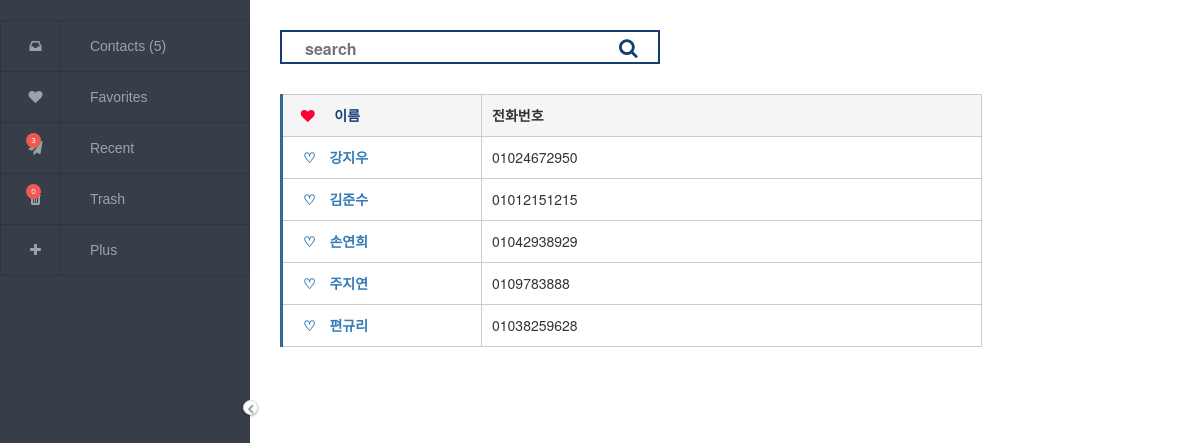
Before: / with the older database file.
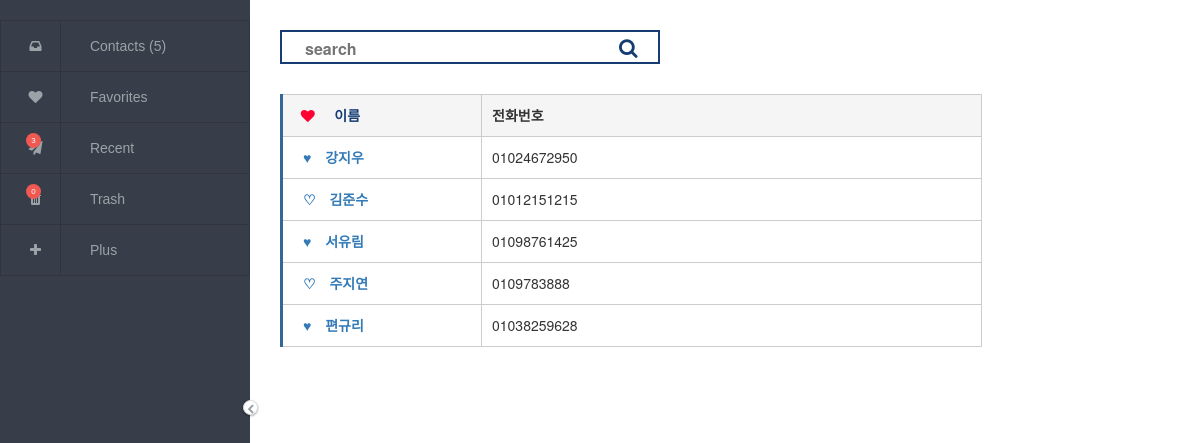
After: the same page with the newer database file.
### ADDRESSBOOK.py (models this page shows, shortened)
class PERSON(db.Model):
   id=db.Column(db.Integer, primary_key=True, unique=True, autoincrement=True)
   name=db.Column(db.String(50), nullable=False, default='')
   number=db.Column(db.String(50), nullable=False, default='')
   email=db.Column(db.String(50), nullable=False, default='')
   favorite=db.Column(db.String(10), default="♡")
   deleted=db.Column(db.Boolean, default=False)

### ADDRESSBOOK.py (the view)
@app.route("/")
def main():
	return render_template('main.html', ADDRESSBOOK=PERSON.query.filter_by(deleted=False).order_by("name").all(), contact_count=PERSON.query.filter_by(deleted=False).count(),trashcount=PERSON.query.filter_by(deleted=True).count())

### templates/main.html (shortened to what this page needs)
<!doctype html>
<html lang="kr">
   <head>
<link rel="stylesheet" href="http://netdna.bootstrapcdn.com/font-awesome/4.3.0/css/font-awesome.min.css" />
<link rel="stylesheet" href="http://maxcdn.bootstrapcdn.com/bootstrap/3.3.7/css/bootstrap.min.css" />
<link rel="stylesheet" href="{{ url_for('static', filename='css/main.css')}}"/>
<link rel="stylesheet" href="https://maxcdn.bootstrapcdn.com/font-awesome/4.7.0/css/font-awesome.min.css" />
</head>
<body>
<nav>
   <label for="menu_state"><i class="fa"></i></label>
   <ul>
      <li>
         <a href="/">
            <i class="fa fa-inbox"></i>
            <span>Contacts ({{contact_count}})</span>
         </a>
      </li>
      <li>
         <a href="/favorite">
            <i class="fa fa-heart"></i>
            <span>Favorites</span>
         </a>
      </li>
      <li data-content="3" class="unread">
         <a href="/recent">
            <i class="fa fa-paper-plane"></i>
            <span>Recent</span>
         </a>
      </li>
      <li data-content={{trashcount}} class="unread">
         <a href="/trash">
            <i class="fa fa-trash"></i>
            <span>Trash</span>
         </a>
      </li>
      <li>
         <a href="/new">
            <i class="fa fa-plus"></i>
            <span>Plus</span>
         </a>
      </li>
   </ul>
</nav>
<main>
   <div>
       <span>
      <form class="search-bar" action="/search" method="POST">
         <input type='text' name='string' class='input_text' placeholder='search'>
         <a type="submit" class="fa fa-search" style = "color:#153d73; font-size: 20px"></a>
         </form>
</span>
        <table class="contact_list">
        <tbody>
          <tr>
              <th scop="row" style="background: #f5f5f5">&nbsp;&nbsp;<i class="fa fa-heart" style="color:#ff0033"></i>&nbsp;&nbsp;&nbsp;&nbsp;&nbsp;이름</th>
              <td style="background:#f5f5f5;font-weight: bold">전화번호</td> </tr>
              {%- for i in ADDRESSBOOK %}
              <th scope="row">
              <a href="/favorite/{{i.id}}">{{i.favorite}}</a>
              <a href = "#{{i.name}}" class="btn-example" onclick="layer_open('{{i.name}}'); return false;" > {{i.name }}</a>
              </th>
              <td>{{ i.number }}</td>
       {%- endfor %}
       </tbody>
      </table>
   </div>
</main>
</body>
</html>

### static/css/main.css (style rules this page uses)
input[type="checkbox"]:checked ~ nav { width: 250px; }
input[type="checkbox"]:checked ~ nav label[for="menu_state"] i::before { content: "\f053"; }
input[type="checkbox"]:checked ~ nav ul { width: 100%; }
input[type="checkbox"]:checked ~ nav ul li a i { border-right: 1px solid #2f343e; }
input[type="checkbox"]:checked ~ nav ul li a span { opacity: 1; transition: opacity 0.25s ease-in-out; }
input[type="checkbox"]:checked ~ main { left: 250px; }
nav { position: fixed; z-index: 9; top: 0; left: 0; bottom: 0; background: #383e49; color: #9aa3a8; width: 50px; font-family: 'Montserrat', sans-serif; font-weight: lighter; transition: all 0.15s ease-in-out; }
nav label[for="menu_state"] i { cursor: pointer; position: absolute; top: 50%; right: -8px; box-shadow: 0 1px 3px rgba(0,0,0,0.12), 0 1px 2px rgba(0,0,0,0.24); background: #fff; font-size: 10px; display: flex; justify-content: center; align-items: center; height: 15px; width: 15px; border-radius: 50%; border: 1px solid #ddd; transition: width 0.15s ease-in-out; z-index: 1; }
nav label[for="menu_state"] i::before { margin-top: 2px; content: "\f054"; }
nav ul { overflow: hidden; display: block; width: 50px; list-style-type: none; padding: 0; margin: 0; }
nav ul li { border: 1px solid #2f343e; position: relative; }
nav ul li.unread:after { content: attr(data-content); position: absolute; top: 10px; left: 25px; display: flex; justify-content: center; align-items: center; width: 15px; height: 15px; border-radius: 50%; color: #fff; background: #ef5952; font-size: 8px; }
nav ul li:not(:last-child) { border-bottom: none; }
nav ul li a { position: relative; display: block; white-space: nowrap; text-decoration: none; color: #9aa3a8; height: 50px; width: 100%; transition: all 0.15s ease-in-out; }
nav ul li a * { height: 100%; display: inline-block; }
nav ul li a i { text-align: center; width: 50px; z-index: 999999; }
nav ul li a i.fa { line-height: 50px; }
nav ul li a span { padding-left: 25px; opacity: 0; line-height: 50px; transition: opacity 0.1s ease-in-out; }
main { position: absolute; transition: all 0.15s ease-in-out; top: 0; left: 50px; }
label { display: inline-block; width: 90px; text-align: right; }
table.contact_list { border-collapse: collapse; text-align: left; line-height: 1.5; border-top: 1px solid #ccc; border-left: 3px solid #369; margin : 30px 30px; }
table.contact_list th { width: 200px; padding: 10px; margin-left: 30px font-weight: bold; vertical-align: top; color: #153d73; border-right: 1px solid #ccc; border-bottom: 1px solid #ccc; }
table.contact_list td { width: 500px; padding: 10px; vertical-align: top; border-right: 1px solid #ccc; border-bottom: 1px solid #ccc; }
* { margin: 0; padding: 0; }
body { margin: 100px; }
div form.search-bar { display: inline-block; width: 380px; height: 34px; border: 2px solid #153d73; background: white; margin-left: 30px; margin-top :30px; padding: 0 20px 5px; }
div form input { width: 300px; height: 21px; margin: 6px 0 0 3px; border: 0; line-height: 21px; font-weight: bold; font-size: 16px; outline: none; }

### templates/main.html (style rules this page uses)
a { margin-left:10px; }

Changed rows visible on the page:
removed PERSON: favorite "♡", name "손연희", number "01042938929"
changed PERSON "강지우": favorite "♡" → "♥"
added PERSON: favorite "♥", name "서유림", number "01098761425"
changed PERSON "편규리": favorite "♡" → "♥"
